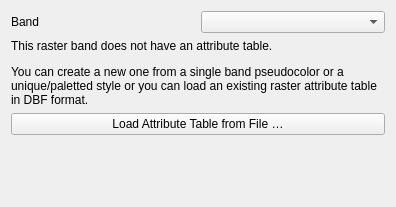
<?xml version="1.0" encoding="UTF-8"?>
<ui version="4.0">
 <class>QgsAttributeTableRendererWidgetBase</class>
 <widget class="QWidget" name="QgsAttributeTableRendererWidgetBase">
  <property name="geometry">
   <rect>
    <x>0</x>
    <y>0</y>
    <width>396</width>
    <height>207</height>
   </rect>
  </property>
  <property name="windowTitle">
   <string notr="true">Form</string>
  </property>
  <layout class="QVBoxLayout" name="verticalLayout">
   <item>
    <layout class="QHBoxLayout" name="horizontalLayout">
     <item>
      <widget class="QLabel" name="label">
       <property name="text">
        <string>Band</string>
       </property>
      </widget>
     </item>
     <item>
      <widget class="QgsRasterBandComboBox" name="mBandComboBox"/>
     </item>
    </layout>
   </item>
   <item>
    <widget class="QLabel" name="mNoRatMessage">
     <property name="text">
      <string>&lt;html&gt;&lt;head/&gt;&lt;body&gt;&lt;p&gt;This raster band does not have an attribute table. &lt;/p&gt;&lt;p&gt;You can create a new one from a single band pseudocolor or a unique/paletted style or you can load an existing raster attribute table in DBF format.&lt;/p&gt;&lt;/body&gt;&lt;/html&gt;</string>
     </property>
     <property name="wordWrap">
      <bool>true</bool>
     </property>
    </widget>
   </item>
   <item>
    <widget class="QPushButton" name="mLoadRatButton">
     <property name="text">
      <string>Load Attribute Table from File …</string>
     </property>
    </widget>
   </item>
   <item>
    <spacer name="verticalSpacer">
     <property name="orientation">
      <enum>Qt::Vertical</enum>
     </property>
     <property name="sizeHint" stdset="0">
      <size>
       <width>20</width>
       <height>76</height>
      </size>
     </property>
    </spacer>
   </item>
  </layout>
 </widget>
 <customwidgets>
  <customwidget>
   <class>QgsRasterBandComboBox</class>
   <extends>QComboBox</extends>
   <header>raster/qgsrasterbandcombobox.h</header>
  </customwidget>
 </customwidgets>
 <resources/>
 <connections/>
</ui>
